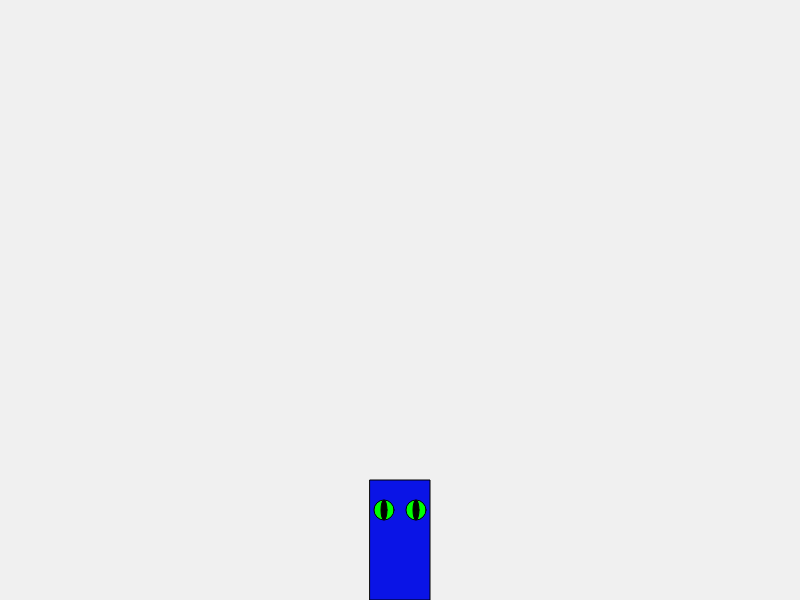
Frame 1 (no input)
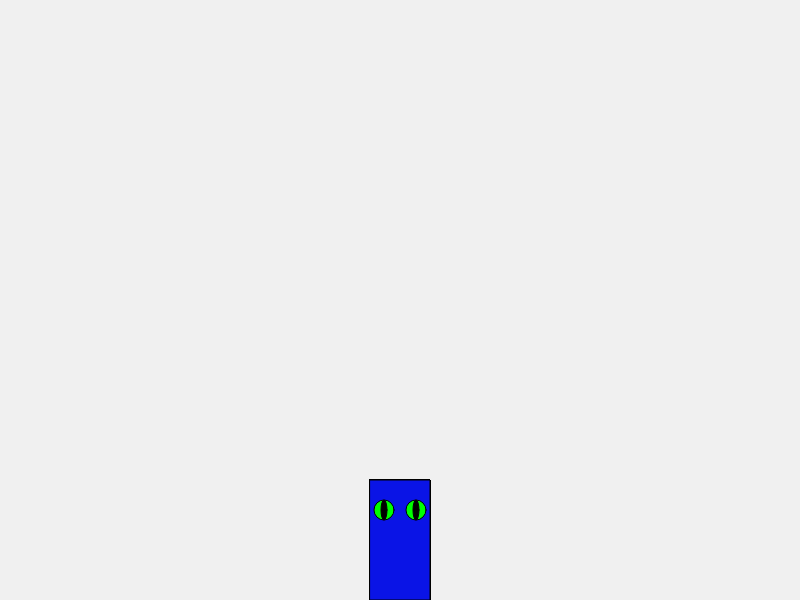
Frame 60 (no input)
Frame 120 (the mouse pressed at the canvas centre since frame 60): identical to frame 60, image omitted

The p5.js sketch that drew these frames (run headless with seeded random() and noise() and a simulated clock; from frame 60 on, the mouse is pressed at the canvas centre):

// p5.js sketch
// ── sketch.js

    person = {
        location_x: 0,
        width: 60,
        height: 120,
        eye_size: 20,
        eye_color: 0,
        color: 0,
    };

    function setup() {
        createCanvas(800,600);
        background(240);



        person.location_x = width / 2;
        person.location_y = height - person.height / 2;

        person.color = color(10,20,230);
        person.eye_color = color(0,255,0);
    }

    function draw() {

        push();

        translate(person.location_x, person.location_y)

        fill(person.color)

        rectMode(CENTER)
        rect(0, 0, person.width, person.height);

        // eyes
        fill(person.eye_color)
        ellipse(-person.eye_size*0.8, -(person.height * 0.25), person.eye_size, person.eye_size)
        ellipse(-person.eye_size*-0.8, -(person.height * 0.25), person.eye_size, person.eye_size)

        fill(0)
        ellipse(-person.eye_size*0.8, -(person.height * 0.25), person.eye_size*0.3, person.eye_size)
        ellipse(-person.eye_size*-0.8, -(person.height * 0.25), person.eye_size*0.3, person.eye_size)


        pop();




    }
